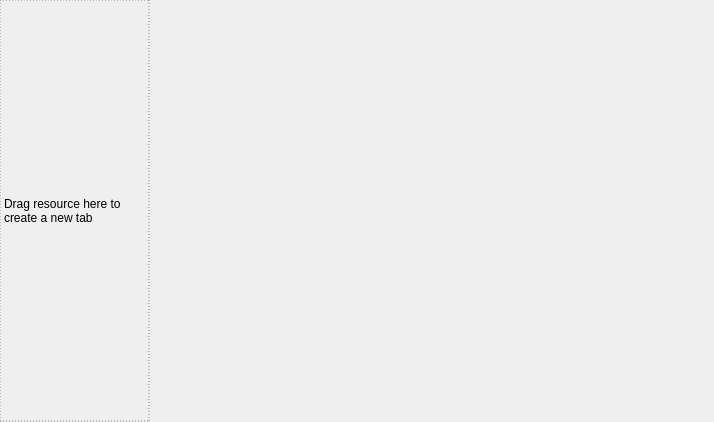
<?xml version="1.0" encoding="UTF-8"?>
<ui version="4.0">
 <class>UIConstructor</class>
 <widget class="QWidget" name="UIConstructor">
  <property name="geometry">
   <rect>
    <x>0</x>
    <y>0</y>
    <width>714</width>
    <height>422</height>
   </rect>
  </property>
  <property name="sizePolicy">
   <sizepolicy hsizetype="Preferred" vsizetype="Preferred">
    <horstretch>0</horstretch>
    <verstretch>0</verstretch>
   </sizepolicy>
  </property>
  <property name="windowTitle">
   <string>Form</string>
  </property>
  <layout class="QHBoxLayout" name="horizontalLayout">
   <property name="spacing">
    <number>0</number>
   </property>
   <property name="leftMargin">
    <number>0</number>
   </property>
   <property name="topMargin">
    <number>0</number>
   </property>
   <property name="rightMargin">
    <number>0</number>
   </property>
   <property name="bottomMargin">
    <number>0</number>
   </property>
   <item>
    <widget class="QWidget" name="TabsList" native="true">
     <property name="minimumSize">
      <size>
       <width>0</width>
       <height>0</height>
      </size>
     </property>
     <layout class="QVBoxLayout" name="verticalLayout_2">
      <property name="spacing">
       <number>0</number>
      </property>
      <property name="leftMargin">
       <number>0</number>
      </property>
      <property name="topMargin">
       <number>0</number>
      </property>
      <property name="rightMargin">
       <number>0</number>
      </property>
      <property name="bottomMargin">
       <number>0</number>
      </property>
      <item>
       <widget class="QLabel" name="CreateNewTab">
        <property name="minimumSize">
         <size>
          <width>150</width>
          <height>0</height>
         </size>
        </property>
        <property name="maximumSize">
         <size>
          <width>99999</width>
          <height>99999</height>
         </size>
        </property>
        <property name="styleSheet">
         <string notr="true">*{border:1px dashed gray}</string>
        </property>
        <property name="text">
         <string>Drag resource here to create a new tab</string>
        </property>
        <property name="wordWrap">
         <bool>true</bool>
        </property>
        <property name="margin">
         <number>10</number>
        </property>
       </widget>
      </item>
     </layout>
    </widget>
   </item>
   <item>
    <widget class="QWidget" name="UnitList" native="true">
     <property name="sizePolicy">
      <sizepolicy hsizetype="Preferred" vsizetype="Preferred">
       <horstretch>0</horstretch>
       <verstretch>0</verstretch>
      </sizepolicy>
     </property>
     <layout class="QVBoxLayout" name="verticalLayout">
      <property name="spacing">
       <number>0</number>
      </property>
      <property name="leftMargin">
       <number>0</number>
      </property>
      <property name="topMargin">
       <number>0</number>
      </property>
      <property name="rightMargin">
       <number>0</number>
      </property>
      <property name="bottomMargin">
       <number>0</number>
      </property>
      <item>
       <widget class="QStackedWidget" name="stackedWidget">
        <property name="sizePolicy">
         <sizepolicy hsizetype="Preferred" vsizetype="Preferred">
          <horstretch>0</horstretch>
          <verstretch>0</verstretch>
         </sizepolicy>
        </property>
        <property name="frameShape">
         <enum>QFrame::NoFrame</enum>
        </property>
        <property name="frameShadow">
         <enum>QFrame::Plain</enum>
        </property>
       </widget>
      </item>
     </layout>
    </widget>
   </item>
  </layout>
 </widget>
 <resources/>
 <connections/>
</ui>
